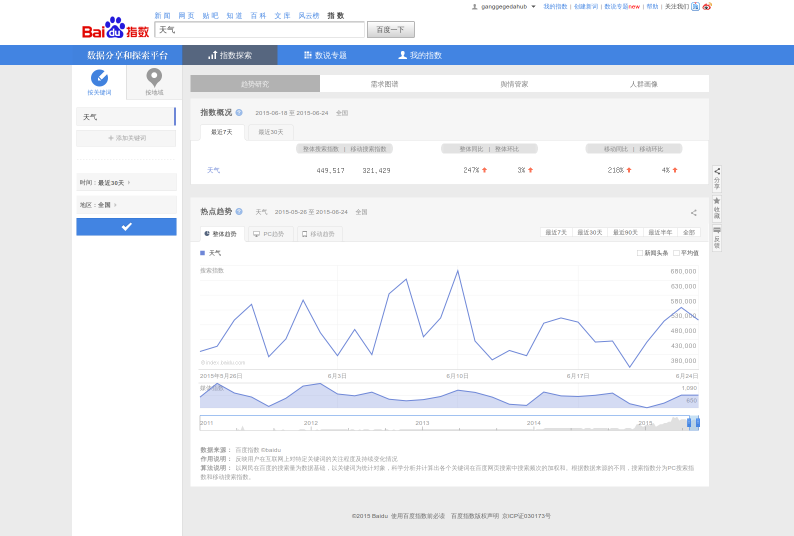
#> input picture shot.png, 1587 x 1071 px (shown at 1/2 size)
$ python height2data.py   (Python 2 division)
#> lines starting #> are read from the running program, lines starting #| are printed output that depends on the picture; after the words box and inside, x2 and y2 are one past the last pixel; in counts of white or black regions, pixels touching at a corner belong together
### deal_image.py
#!/usr/bin/env python
# coding:utf-8
from PIL import Image, ImageDraw, ImageFilter, ImageEnhance
from pylab import *

image_name = "shot.png"

my_image = Image.open(image_name)
#> my_image is the input picture: PIL image 1587x1071 RGBA; mean R, G, B, A 236.9, 239.5, 243.8, 255

search_width = 996
search_height = 209


# [11 lines left out: function crop_img, not called in this run]


def img2data(img):
    return list(img.getdata())


def gray_img(img):
    return img.convert('L')

def enhance(img, value = 2.0):
    return ImageEnhance.Contrast(img).enhance(value)

def twovalue_img_data(img, threhold=180):
    dst = img
    pix_list = list(dst.getdata())
    for n in range(len(pix_list)):
        if pix_list[n] < threhold:
            pix_list[n] = 0
        else:
            pix_list[n] = 255
    dst.putdata(pix_list)
    return dst

# [39 lines left out: functions onevalue_gray, onevalue_color, not called in this run]

def img_xy_rotate(img):
    return img.transpose(Image.ROTATE_270)
    # [11 lines of commented-out code are left out]


# [72 lines left out: functions day_2_x, data_of_day, zhifang_img, static_img_color, x_days_index, not called in this run]


# [7 lines that do not run on import are left out]
# [62 lines of commented-out code are left out]

### util.py
"""Utility functions for processing images for delivery to Tesseract"""

import os

def image_to_scratch(im, scratch_image_name):
	"""Saves image in memory to scratch file.  .bmp format will be read correctly by Tesseract"""
	im.save(scratch_image_name, dpi=(200,200))

def	retrieve_text(scratch_text_name_root):
	print 1
	# [4 lines of commented-out code are left out]

def perform_cleanup(scratch_image_name, scratch_text_name_root):
	"""Clean up temporary files from disk"""
	for name in (scratch_image_name, scratch_text_name_root + '.txt', "tesseract.log"):
		try:
			os.remove(name)
		except OSError:
			pass

### pytesser.py
"""OCR in Python using the Tesseract engine from Google
http://code.google.com/p/pytesser/
by Michael J.T. O'Kelly
V 0.0.1, 3/10/07"""

import Image
import subprocess

import util
import errors

tesseract_exe_name = 'tesseract' # Name of executable to be called at command line
scratch_image_name = "temp.bmp" # This file must be .bmp or other Tesseract-compatible format
scratch_text_name_root = "temp" # Leave out the .txt extension
cleanup_scratch_flag = True  # Temporary files cleaned up after OCR operation

def call_tesseract(input_filename, output_filename):
	"""Calls external tesseract.exe on input file (restrictions on types),
	outputting output_filename+'txt'"""
	args = [tesseract_exe_name, input_filename, output_filename]
	proc = subprocess.Popen(args)
	retcode = proc.wait()
	if retcode!=0:
		errors.check_for_errors()

def image_to_string(im, cleanup = cleanup_scratch_flag):
	"""Converts im to file, applies tesseract, and fetches resulting text.
	If cleanup=True, delete scratch files after operation."""
	try:
		util.image_to_scratch(im, scratch_image_name)
		call_tesseract(scratch_image_name, scratch_text_name_root)
		text = util.retrieve_text(scratch_text_name_root)
	finally:
		if cleanup:
			util.perform_cleanup(scratch_image_name, scratch_text_name_root)
	return text

# [18 lines left out: function image_file_to_string, not called in this run]


# [13 lines that do not run on import are left out]

### height2data.py
#!/usr/bin/env python
#!coding:utf-8
from PIL import Image, ImageDraw, ImageFilter, ImageEnhance
from pylab import *
from deal_image import *
from pytesser import *
import logging
logging.basicConfig(level=logging.INFO)
logger = logging.getLogger(__name__)

number_zone_width = 60
number_zone_height = search_height
height_gap = int(number_zone_height / 7)
number_zone_box = (
    search_width - number_zone_width, 0, search_width, number_zone_height)


def crop_number_zone(img, show=False):
    global number_zone_box
    img = img.crop(number_zone_box)
    if show == True:
        img.show()
    return img


def get_each_number_img(img_zone):
    global height_gap
    img_list = []
    for n in range(7):
        img_list.append(enhance(img_zone.crop((0,
                                               height_gap * n, number_zone_width, height_gap * (n + 1)))))
    return img_list


def img2string(img_list):
    return [twovalue_img_data(gray_img(img), 100) for img in img_list]


def hist_img(img):
    global height_gap
    img_list = img2data(img_xy_rotate(img))
    hist_list = []
    for n in range(number_zone_width):
        hist_list.append(
            sum(img_list[height_gap * n:height_gap * (n + 1)]) / height_gap)
    print len(img_list)
    figure()
    # 不使用颜色信息
    gray()
    # 在原点的左上角显示轮廓图像
    contour(array(img), origin='image')
    axis('equal')
    axis('off')
    figure()
    print hist_list
    plot(range(number_zone_width), hist_list)
    # ylim(0,255)
    # show()
    return hist_list
    # return histogram(img)


def split_img(img):
    hist_list = hist_img(img)
    split_imgs = []
    index_gap_list = []
    index_old = 0
    index_current = 0
    for n in range(number_zone_width):
        if hist_list[n] == 255:
            index_current = n
            if 3 < (index_current - index_old) < 9:
                # print (index_old, index_current)
                index_gap_list.append(index_current - index_old)
                split_imgs.append(
                    img.crop((index_old - 1, 0, n + 1, height_gap)))
            index_old = index_current
    image = Image.new('L', (100, height_gap), 255)
    count = len(split_imgs)
    print index_gap_list
    for n in range(count):
        image.paste(split_imgs[n], (n*10+5, 0, n*10+5+index_gap_list[n]+2, height_gap))
    return image


# def img_collect(img):
#     img_sum = Image.create()

if __name__ == '__main__':
    enhance_shot_img = enhance(Image.open("search_filter_img.jpg"))
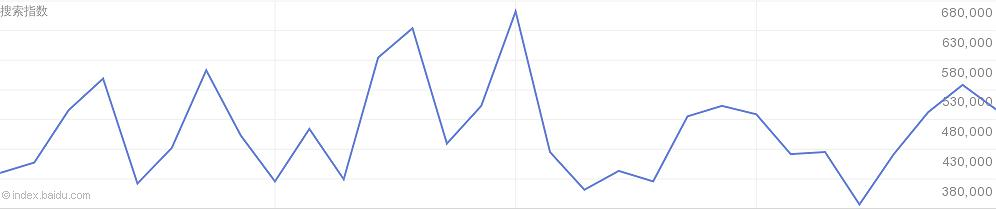
#> input picture search_filter_img.jpg, 996 x 209 px
    enhance_shot_img.save("search_enhance_img.jpg")
    # enhance_shot_img.show()
    number_zone_img = crop_number_zone(enhance_shot_img)
#> in crop_number_zone, `img = img.crop(number_zone_box)`:
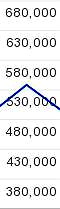
#> img: PIL image 60x209 RGB; mean R, G, B 230.1, 230.5, 231.8
    # img_xy_rotate(number_zone_img).show()
    img_list = get_each_number_img(number_zone_img)
#> after the loop in get_each_number_img, `for n in range(7):`: img_list = 7 items
#> img_list = 7 items
    img = img2string(img_list)[6]
#> in twovalue_img_data, `pix_list = list(dst.getdata())`: pix_list = 1740 values, max 255 at index 0, min 0 at index 488, mean 229.8
#> after the loop in twovalue_img_data, `for n in range(len(pix_list)):`: pix_list = 1740 values, max 255 at index 0, min 0 at index 487, mean 231.6
#> in twovalue_img_data, `dst.putdata(pix_list)`:
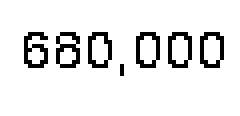
#> dst: PIL image 60x29 L (shown 4 times larger); 90.8% white; black in thin lines or dots, all inside (x1, y1, x2, y2) = (6, 8, 56, 19)
#> in twovalue_img_data (call 2), `dst.putdata(pix_list)`: dst: PIL image 60x29 L; 91.1% white; black in thin lines or dots, all inside (x1, y1, x2, y2) = (7, 9, 56, 19)
#> in twovalue_img_data (call 3), `dst.putdata(pix_list)`: dst: PIL image 60x29 L; 90.2% white; black in thin lines or dots, all inside (x1, y1, x2, y2) = (6, 10, 56, 29)
#> in twovalue_img_data (call 4), `dst.putdata(pix_list)`: dst: PIL image 60x29 L; 84.7% white; black in thin lines or dots, all inside (x1, y1, x2, y2) = (0, 0, 60, 23)
#> in twovalue_img_data (call 5), `dst.putdata(pix_list)`: dst: PIL image 60x29 L; 91.4% white; black in thin lines or dots, all inside (x1, y1, x2, y2) = (6, 11, 56, 22)
#> in gray_img (call 6), `return img.convert('L')`:
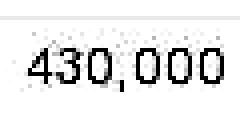
#> returned value: PIL image 60x29 L (shown 4 times larger); min 0, max 255, mean 230
#> in twovalue_img_data (call 6), `dst.putdata(pix_list)`: dst: PIL image 60x29 L; 91.8% white; black in thin lines or dots, all inside (x1, y1, x2, y2) = (7, 12, 56, 23)
#> in gray_img (call 7), `return img.convert('L')`:
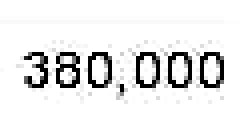
#> returned value: PIL image 60x29 L (shown 4 times larger); min 0, max 255, mean 229.3
#> in twovalue_img_data (call 7), `dst.putdata(pix_list)`: dst: PIL image 60x29 L; 91.3% white; black in thin lines or dots, all inside (x1, y1, x2, y2) = (6, 13, 56, 23)
    # [12 lines of commented-out code are left out]
    split_imgs = split_img(img)
#> in img_xy_rotate, `return img.transpose(Image.ROTATE_270)`:
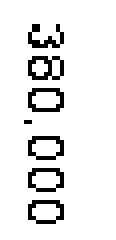
#> returned value: PIL image 29x60 L (shown 4 times larger); 91.3% white; black in thin lines or dots, all inside (x1, y1, x2, y2) = (6, 6, 16, 56)
#> in hist_img, `img_list = img2data(img_xy_rotate(img))`: img_list = 1740 values, max 255 at index 0, min 0 at index 182, mean 232.7
#> after the loop in hist_img, `for n in range(number_zone_width):`: hist_list = 60 values, max 255 at index 0, min 193 at index 10, mean 232.4
#| 1740
#> (printed output is left out)
#> after the loop in split_img, `for n in range(number_zone_width):`: index_gap_list = [7, 7, 7, 7, 7, 7]; split_imgs = 6 items
#> in split_img, `image = Image.new('L', (100, height_gap), 255)`: image: PIL image 100x29 L; every value is 255
#> in split_img, `count = len(split_imgs)`: count = 6
#| [7, 7, 7, 7, 7, 7]
#> after the loop in split_img, `for n in range(count):`:
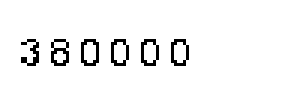
#> image: PIL image 100x29 L (shown 3 times larger); 94.8% white; black in thin lines or dots, all inside (x1, y1, x2, y2) = (7, 13, 63, 22)
    # split_imgs.show()
    split_imgs.save('1.tiff')
    # split_imgs = [m.resize((30,150))for m in split_imgs]
    # split_imgs[0].crop((0,5,9,25)).show()
    # for m in split_imgs:
    # m.save(split_imgs.index(m))
    text = image_to_string(split_imgs)
#> (the run stopped early here; a loop or call above may not have finished)
